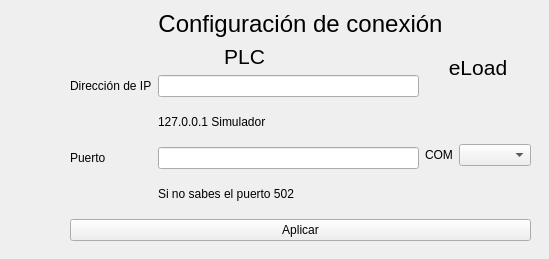
<?xml version="1.0" encoding="UTF-8"?>
<ui version="4.0">
 <class>Conexion</class>
 <widget class="QWidget" name="Conexion">
  <property name="geometry">
   <rect>
    <x>0</x>
    <y>0</y>
    <width>549</width>
    <height>259</height>
   </rect>
  </property>
  <property name="windowTitle">
   <string>Configuración de IP</string>
  </property>
  <widget class="QWidget" name="">
   <property name="geometry">
    <rect>
     <x>70</x>
     <y>10</y>
     <width>461</width>
     <height>231</height>
    </rect>
   </property>
   <layout class="QVBoxLayout" name="verticalLayout">
    <item>
     <widget class="QLabel" name="label_3">
      <property name="sizePolicy">
       <sizepolicy hsizetype="Preferred" vsizetype="Fixed">
        <horstretch>0</horstretch>
        <verstretch>0</verstretch>
       </sizepolicy>
      </property>
      <property name="font">
       <font>
        <pointsize>18</pointsize>
       </font>
      </property>
      <property name="text">
       <string>Configuración de conexión</string>
      </property>
      <property name="alignment">
       <set>Qt::AlignCenter</set>
      </property>
     </widget>
    </item>
    <item>
     <layout class="QHBoxLayout" name="horizontalLayout">
      <item>
       <layout class="QGridLayout" name="gridLayout">
        <item row="0" column="0" colspan="2">
         <widget class="QLabel" name="label_6">
          <property name="sizePolicy">
           <sizepolicy hsizetype="Preferred" vsizetype="Fixed">
            <horstretch>0</horstretch>
            <verstretch>0</verstretch>
           </sizepolicy>
          </property>
          <property name="font">
           <font>
            <pointsize>16</pointsize>
           </font>
          </property>
          <property name="text">
           <string>PLC</string>
          </property>
          <property name="alignment">
           <set>Qt::AlignCenter</set>
          </property>
         </widget>
        </item>
        <item row="1" column="0">
         <widget class="QLabel" name="label">
          <property name="text">
           <string>Dirección de IP</string>
          </property>
         </widget>
        </item>
        <item row="1" column="1">
         <widget class="QLineEdit" name="lineEdit"/>
        </item>
        <item row="2" column="1">
         <widget class="QLabel" name="label_4">
          <property name="text">
           <string>127.0.0.1 Simulador </string>
          </property>
         </widget>
        </item>
        <item row="3" column="0">
         <widget class="QLabel" name="label_2">
          <property name="text">
           <string>Puerto</string>
          </property>
         </widget>
        </item>
        <item row="3" column="1">
         <widget class="QLineEdit" name="lineEdit_2"/>
        </item>
        <item row="4" column="1">
         <widget class="QLabel" name="label_5">
          <property name="text">
           <string>Si no sabes el puerto 502</string>
          </property>
         </widget>
        </item>
       </layout>
      </item>
      <item>
       <layout class="QGridLayout" name="gridLayout_2">
        <item row="2" column="0">
         <widget class="QLabel" name="label_8">
          <property name="text">
           <string>COM</string>
          </property>
         </widget>
        </item>
        <item row="0" column="0" colspan="2">
         <widget class="QLabel" name="label_7">
          <property name="sizePolicy">
           <sizepolicy hsizetype="Preferred" vsizetype="MinimumExpanding">
            <horstretch>0</horstretch>
            <verstretch>0</verstretch>
           </sizepolicy>
          </property>
          <property name="font">
           <font>
            <pointsize>16</pointsize>
           </font>
          </property>
          <property name="text">
           <string>eLoad</string>
          </property>
          <property name="alignment">
           <set>Qt::AlignCenter</set>
          </property>
         </widget>
        </item>
        <item row="2" column="1">
         <widget class="QComboBox" name="comboBox"/>
        </item>
        <item row="3" column="1">
         <spacer name="verticalSpacer">
          <property name="orientation">
           <enum>Qt::Vertical</enum>
          </property>
          <property name="sizeHint" stdset="0">
           <size>
            <width>20</width>
            <height>40</height>
           </size>
          </property>
         </spacer>
        </item>
        <item row="1" column="0">
         <spacer name="verticalSpacer_2">
          <property name="orientation">
           <enum>Qt::Vertical</enum>
          </property>
          <property name="sizeHint" stdset="0">
           <size>
            <width>20</width>
            <height>40</height>
           </size>
          </property>
         </spacer>
        </item>
       </layout>
      </item>
     </layout>
    </item>
    <item>
     <widget class="QPushButton" name="pushButton">
      <property name="text">
       <string>Aplicar</string>
      </property>
     </widget>
    </item>
   </layout>
  </widget>
 </widget>
 <resources/>
 <connections/>
</ui>
